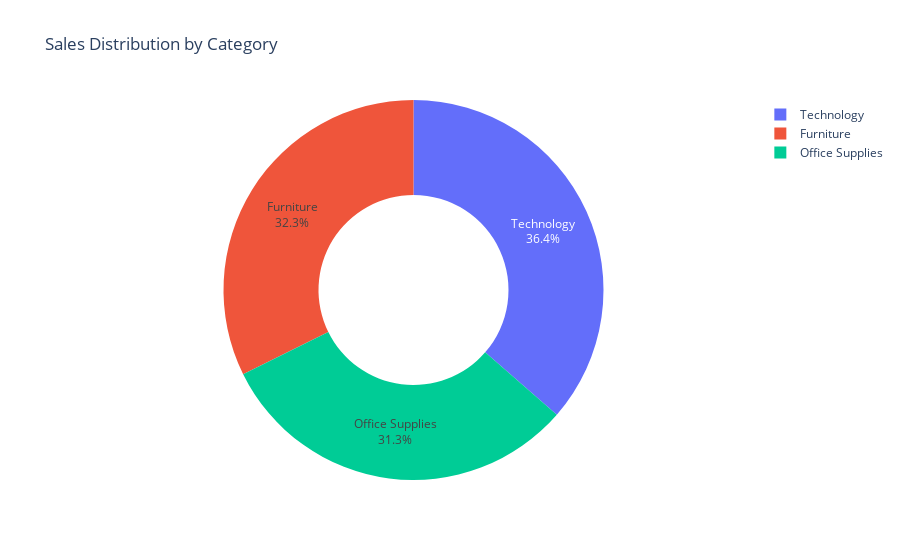

This figure's notebook cell:
### Code cell
fig = px.pie(category_sales, names="Category", values="Sales", 
             title="Sales Distribution by Category" , hole = 0.5 
             )
fig.update_traces(textposition = "inside" , textinfo = "percent+label")
fig.update_layout
fig.show()

### Figure 1 — Plotly figure (JSON) as saved in the notebook; plotly's stock layout.template omitted (floating-point values rounded to 4 significant figures)
{"data": [{"domain": {"x": [0, 1], "y": [0, 1]}, "hole": 0.5, "hovertemplate": "Category=%{label}<br>Sales=%{value}<extra></extra>", "labels": ["Furniture", "Office Supplies", "Technology"], "legendgroup": "", "name": "", "showlegend": true, "textinfo": "percent+label", "textposition": "inside", "type": "pie", "values": [742000.0, 719000.0, 836200.0]}], "layout": {"legend": {"tracegroupgap": 0}, "title": {"text": "Sales Distribution by Category"}}}
